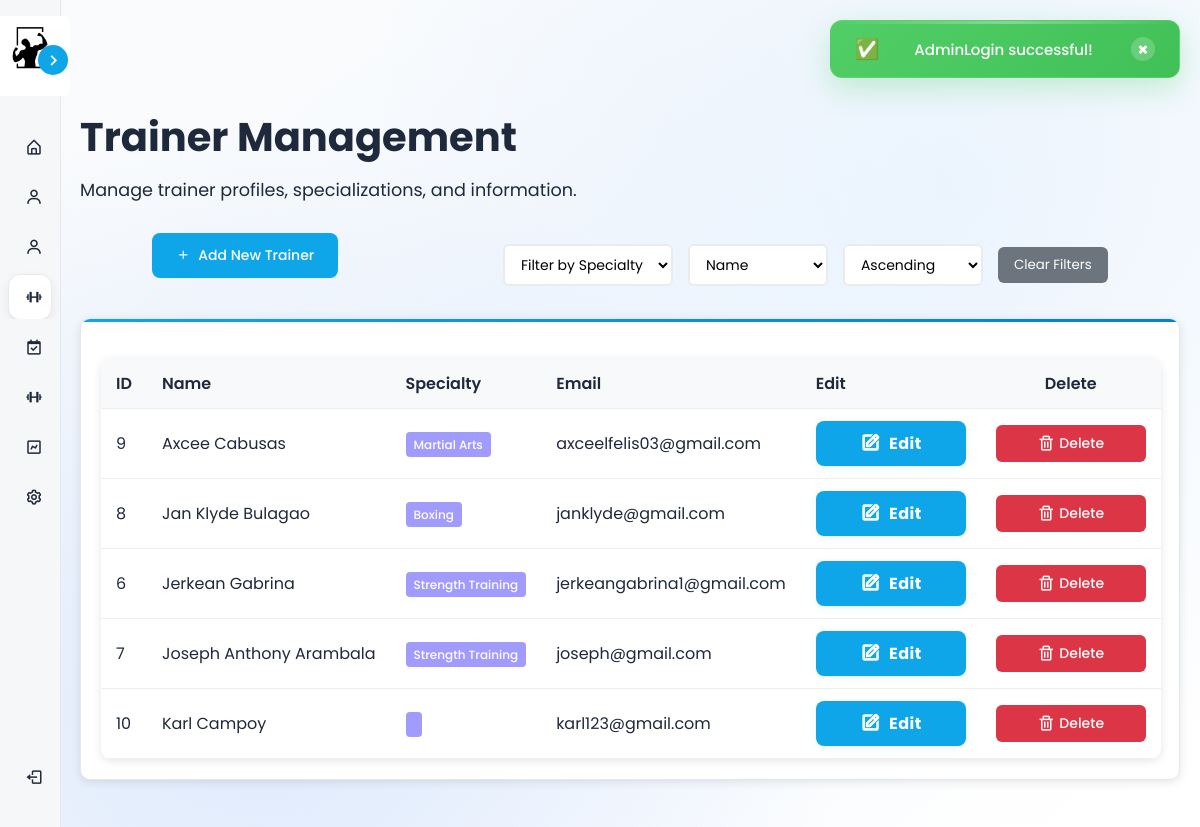
Screenshot of /views/admin/trainers.php (signed in) with the database file from the repository.
### tables this page shows
CREATE TABLE `trainers` (
  `trainer_id` int(11) NOT NULL,
  `user_id` int(11) NOT NULL,
  `full_name` varchar(100) NOT NULL,
  `specialty` varchar(100) DEFAULT NULL,
  `experience` varchar(50) DEFAULT NULL,
  `rating` decimal(3,2) DEFAULT 4.50,
  `total_clients` int(11) DEFAULT 0,
  `total_sessions` int(11) DEFAULT 0,
  `description` text DEFAULT NULL,
  `phone` varchar(20) DEFAULT NULL,
  `email` varchar(100) DEFAULT NULL,
  `image` text DEFAULT NULL
);

### controllers/AdminController.php (called while the page is built, shortened)
<?php
require_once __DIR__ . '/../config/database.php';
require_once __DIR__ . '/../models/Member.php';
require_once __DIR__ . '/../models/Trainer.php';
class AdminController {
    private $db;
    public function __construct() {
        $database = new Database();
        $this->db = $database->getConnection();
    }
    public function getAllTrainers($filter_specialty = null, $sort_by = 'trainer_id', $sort_order = 'ASC') {
        try {
            $where_clauses = [];
            $params = [];
            $where_sql = !empty($where_clauses) ? "WHERE " . implode(" AND ", $where_clauses) : "";
            $valid_sort_columns = ['trainer_id', 'full_name', 'email', 'specialty'];
            $sort_order = strtoupper($sort_order) === 'ASC' ? 'ASC' : 'DESC';
            $sql = "SELECT t.*, u.username FROM trainers t JOIN users u ON t.user_id = u.user_id $where_sql ORDER BY t.$sort_by $sort_order";
            $stmt = $this->db->prepare($sql);
            $stmt->execute();
            return $stmt->fetchAll(PDO::FETCH_ASSOC);
        } catch (PDOException $e) {
            error_log("Get all trainers error: " . $e->getMessage());
            return [];
        }
    }
}
?>

### config/database.php (called while the page is built, shortened)
<?php
class Database {
    private $host = "localhost";
    private $db_name = "gymmanagement";
    private $username = "root";
    private $password = "";
    public function getConnection() {
        $this->conn = null;
        try {
            $this->conn = new PDO("mysql:host=" . $this->host . ";dbname=" . $this->db_name,
                                   $this->username, $this->password);
            $this->conn->exec("set names utf8");
        } catch(PDOException $exception) {
            echo "Connection error: " . $exception->getMessage();
        }
        return $this->conn;
    }
}
?>

### models/Member.php (called while the page is built, shortened)
<?php
require_once __DIR__ . '/../config/database.php';
class Member {
    public function __construct() {
        $database = new Database();
    }
}

### models/Trainer.php (called while the page is built, shortened)
<?php
require_once __DIR__ . '/../config/database.php';
class Trainer {
    public function __construct() {
        $database = new Database();
    }
}
?>

### views/admin/trainers.php (the view, shortened to what this page needs)
<?php
require_once '../../controllers/AdminController.php';
$adminController = new AdminController();
$filter_specialty = $_GET['filter_specialty'] ?? null;
$sort_by = $_GET['sort_by'] ?? 'full_name';
$sort_order = $_GET['sort_order'] ?? 'ASC';
$trainers = $adminController->getAllTrainers($filter_specialty, $sort_by, $sort_order);
?>
<!DOCTYPE html>
<html lang="en">
<head>
    <link rel="stylesheet" href="../../assets/css/member_styles.css">
    <link rel="stylesheet" href="../../assets/css/modal_styles.css">
    <link rel="stylesheet" href="../../assets/css/admin_users_styles.css">
    <link href='https://unpkg.com/boxicons@2.1.4/css/boxicons.min.css' rel='stylesheet'>
</head>
<body>
    <?php include '../utilities/alert.php'; ?>
    <?php include '../components/dynamic_sidebar.php'; ?>
    <div class="main-content">
        <div class="content-wrapper">
            <div class="dashboard-header">
                <h1>Trainer Management</h1>
                <p>Manage trainer profiles, specializations, and information.</p>
            </div>
            <div class="header-actions" style="display: flex; flex-direction: row; align-items: center; margin-bottom: 20px; gap: 20px; justify-content: space-around;">
                <button class="add-user-btn" onclick="openAddTrainerModal()">
                    <i class='bx bx-plus'></i> Add New Trainer
                </button>
                <div class="filters-section" style="display: flex; flex-direction: column; gap: 10px; align-items: flex-start;">
                    <div class="filters-row" style="display: flex; gap: 15px; align-items: center; flex-wrap: wrap;">
                        <select id="filter_specialty" onchange="applyFilters()" style="padding: 8px 12px; border: 2px solid #e9ecef; border-radius: 6px; font-size: 14px; background: #fff; min-width: 140px;">
                            <option value="" disabled <?php echo (empty($filter_specialty)) ? 'selected' : ''; ?>>Filter by Specialty</option>
                        </select>
                        <select id="sort_by" onchange="applyFilters()" style="padding: 8px 12px; border: 2px solid #e9ecef; border-radius: 6px; font-size: 14px; background: #fff; min-width: 140px;">
                            <option value="full_name" <?php echo ($sort_by === 'full_name') ? 'selected' : ''; ?>>Name</option>
                        </select>
                        <select id="sort_order" onchange="applyFilters()" style="padding: 8px 12px; border: 2px solid #e9ecef; border-radius: 6px; font-size: 14px; background: #fff; min-width: 140px;">
                            <option value="ASC" <?php echo ($sort_order === 'ASC') ? 'selected' : ''; ?>>Ascending</option>
                        </select>
                        <button onclick="clearFilters()" style="padding: 8px 16px; background: #6c757d; color: white; border: none; border-radius: 6px; cursor: pointer;">Clear Filters</button>
                    </div>
                </div>
            </div>
            <div class="card">
                <table class="users-table" id="trainersTable">
                    <thead>
                        <tr>
                            <th>ID</th>
                            <th>Name</th>
                            <th>Specialty</th>
                            <th>Email</th>
                            <th>Edit</th>
                            <th>Delete</th>
                        </tr>
                    </thead>
                    <tbody>
                        <?php foreach ($trainers as $trainer): ?>
                        <tr>
                            <td><?php echo htmlspecialchars($trainer['trainer_id']); ?></td>
                            <td><span class="truncate-1" title="<?php echo htmlspecialchars($trainer['full_name']); ?>"><?php echo htmlspecialchars($trainer['full_name']); ?></span></td>
                            <td>
                                <span class="role-badge role-trainer">
                                    <span class="truncate-1" title="<?php echo htmlspecialchars($trainer['specialty'] ?? 'General'); ?>"><?php echo htmlspecialchars($trainer['specialty'] ?? 'General'); ?></span>
                                </span>
                            </td>
                            <td><span class="truncate-1" title="<?php echo htmlspecialchars($trainer['email']); ?>"><?php echo htmlspecialchars($trainer['email']); ?></span></td>
                            <td>
                                <button class="action-btn btn-edit"
                                    onclick="openEditTrainerModal(<?php echo $trainer['trainer_id']; ?>, '<?php echo htmlspecialchars($trainer['full_name']); ?>', '<?php echo htmlspecialchars($trainer['specialty'] ?? ''); ?>', '<?php echo htmlspecialchars($trainer['phone'] ?? ''); ?>', '<?php echo htmlspecialchars($trainer['email']); ?>')"
                                    title="Edit Trainer">
                                    <i class='bx bx-edit'></i> Edit
                                </button>
                            </td>
                            <td>
                                <button class="action-btn btn-delete"
                                    onclick="openDeleteTrainerModal(<?php echo $trainer['trainer_id']; ?>, '<?php echo htmlspecialchars($trainer['full_name']); ?>')"
                                    title="Delete Trainer">
                                    <i class='bx bx-trash'></i> Delete
                                </button>
                            </td>
                        </tr>
                        <?php endforeach; ?>
                    </tbody>
                </table>
            </div>
        </div>
    </div>

### assets/css/member_styles.css (style rules this page uses)
* { font-family: "Poppins", sans-serif; }
:root { --primary-color: #0ea5e9; --primary-dark: #0284c7; --primary-light: #38bdf8; --secondary-color: #64748b; --accent-color: #ef4444; --success-color: #10b981; --warning-color: #f59e0b; --body-color: #f8fafc; --sidebar-color: #ffffff; --card-background: #ffffff; --text-color: #1e293b; --text-muted: #64748b; --text-light: #94a3b8; --border-color: #e2e8f0; --border-light: #f1f5f9; --background-gradient: linear-gradient(135deg, #fefefe 0%, #f0f9ff 100%); --card-shadow: 0 10px 40px rgba(0,0,0,0.04); --card-shadow-hover: 0 20px 60px rgba(0,0,0,0.08); --border-radius: 12px; --border-radius-lg: 20px; --font-family: 'Poppins', sans-serif; --tran-02: all 0.2s ease; --tran-03: all 0.3s ease; --tran-04: all 0.4s ease; --tran-05: all 0.5s ease; }
body { height: 100vh; background: var(--background-gradient); margin: 0; padding: 0; color: var(--text-color); }
.card { background: var(--card-background); border-radius: var(--border-radius); box-shadow: var(--card-shadow); border: 1px solid var(--border-color); padding: 1.5rem; transition: var(--tran-03); position: relative; overflow: hidden; }
.card::before { content: ''; position: absolute; top: 0; left: 0; right: 0; height: 3px; background: linear-gradient(90deg, var(--primary-color) 0%, var(--primary-dark) 100%); }
.main-content { margin-left: 250px; padding: 20px; transition: var(--tran-03); min-height: 100vh; }
.sidebar.close ~ .main-content { margin-left: 60px; }
.content-wrapper { max-width: 1200px; margin: 0 auto; }
.card { background: var(--sidebar-color); padding: 20px; border-radius: 10px; box-shadow: 0 2px 10px rgba(0, 0, 0, 0.1); transition: var(--tran-03); }
.main-content { margin-top: 60px; }
.dashboard-header { margin-bottom: 30px; }
.dashboard-header h1 { color: var(--accent); margin-bottom: 10px; font-size: 2.5rem; }
.dashboard-header p { color: var(--text-color); font-size: 1.1rem; margin: 0; }
.action-btn { display: flex; align-items: center; gap: 10px; padding: 15px 20px; background: var(--primary-color); color: var(--sidebar-color); text-decoration: none; border-radius: 10px; font-weight: 500; transition: var(--tran-03); flex: 1; min-width: 150px; justify-content: center; }
.action-btn i { font-size: 18px; }
.btn-edit { background: #6c757d; color: white; border: none; padding: 5px 12px; border-radius: 4px; font-size: 0.8rem; cursor: pointer; transition: var(--tran-03); }
:root { --sidebar-bg: #f6f7f9; --sidebar-card: #ffffff; --sidebar-hover: #eef0f3; --muted: #9aa0a6; }

### rows the page displays
trainers: trainer_id "9", full_name "Axcee Cabusas", specialty "Martial Arts", email "axceelfelis03@gmail.com"
trainers: trainer_id "8", full_name "Jan Klyde Bulagao", specialty "Boxing", email "janklyde@gmail.com"
trainers: trainer_id "6", full_name "Jerkean Gabrina", specialty "Strength Training", email "jerkeangabrina1@gmail.com"
trainers: trainer_id "7", full_name "Joseph Anthony Arambala", specialty "Strength Training", email "joseph@gmail.com"
trainers: trainer_id "10", full_name "Karl Campoy", email "karl123@gmail.com"

### other values shown
$successMessage "AdminLogin successful!"
